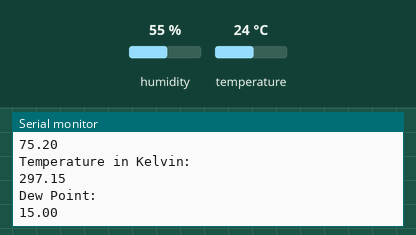
This sketch was run on a simulated Arduino Uno, built with avr-gcc and run on an emulated ATmega328P. On the bench: the last lines printed to the serial monitor. Inputs (shaded band) come from the test bench; at power-on: humidity 55 %, temperature 24 °C.

Above: at 3.1 s.
3.2 s: humidity set to 22 %
At 5.03 s:
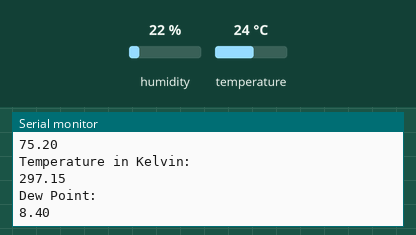
6.3 s: temperature set to 12 °C
At 7.33 s:
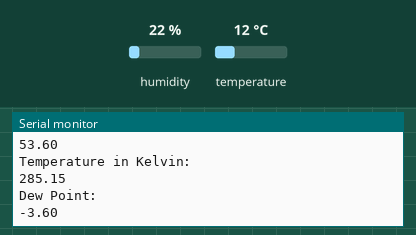
9.4 s: humidity set to 40 %
At 11.94 s:
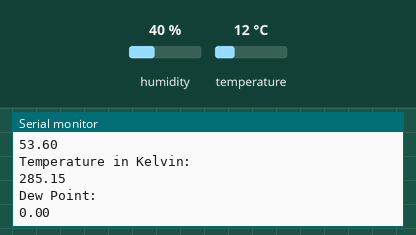
12.5 s: temperature set to 28 °C
At 14.24 s:
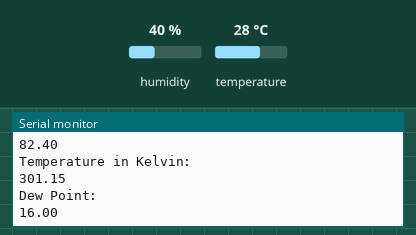
Timing chart, 0 to 15.7 s (numbered marks = the images above; inputs shaded):
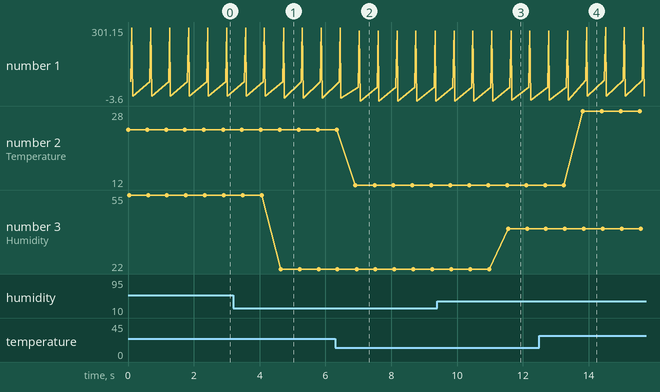

The sketch:

sketch_jun16b.ino
```cpp
#include<DHT.h>

//  declaring sensor pin
byte sensor_pin = 4;

//  macro for type of sensor used
#define sensor_type DHT11

//  making object using constructor
DHT bmp(sensor_pin , sensor_type);

float dewpoint;

void setup() {
  Serial.begin(9600);
}

void loop() {
  Serial.print("Temperature = ");
  Serial.print(bmp.readTemperature());
  Serial.println(" *C");

  Serial.print("Humidity = ");
  Serial.print(bmp.readHumidity());
  Serial.println(" Pa");

  Serial.println("Temperature in Fahrenheit: ");
  Serial.print(bmp.readTemperature() * 9/5 + 32);
  Serial.println();

  Serial.println("Temperature in Kelvin: ");
  Serial.print(bmp.readTemperature() + 273.15);
  Serial.println();
  dewpoint = (bmp.readTemperature() - (100 - bmp.readHumidity()) / 5);
  Serial.println("Dew Point: ");
  Serial.print(dewpoint);
  Serial.println();

  Serial.println();
  delay(500);
}
```

Measured:
- after the input at 3.2 s, the serial monitor: prints a new line after 1.4 s (image 1)
- after the input at 6.3 s, the serial monitor: prints a new line after 0.61 s (image 2)
- after the input at 9.4 s, the serial monitor: prints a new line after 2.2 s (image 3)
- after the input at 12.5 s, the serial monitor: prints a new line after 1.3 s (image 4)
- plotted number 1: 15 → 8.4 after the input at 3.2 s, 8.4 → -3.6 after the input at 6.3 s, -3.6 → 0 after the input at 9.4 s, 0 → 16 after the input at 12.5 s
- plotted number 2: 24 → 12 after the input at 6.3 s, 12 → 28 after the input at 12.5 s
- plotted number 3: 55 → 22 after the input at 3.2 s, 22 → 40 after the input at 9.4 s
